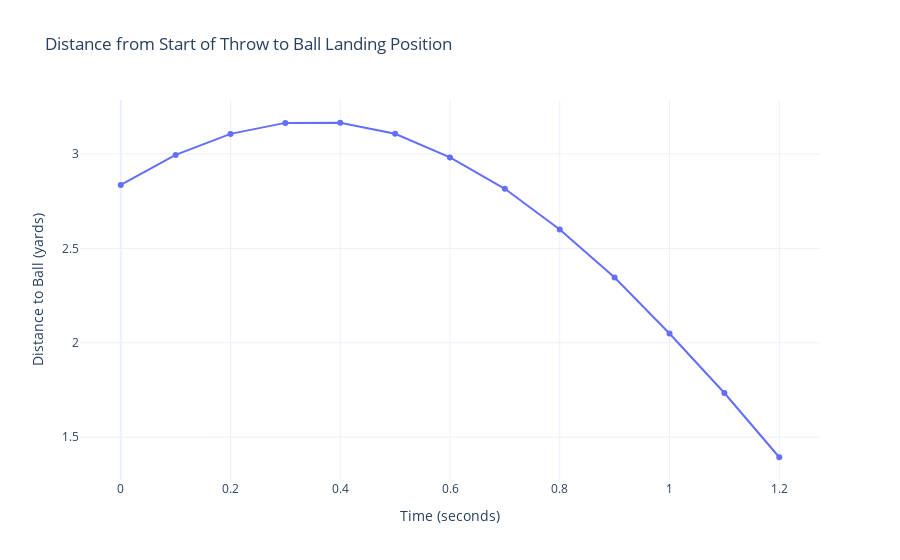
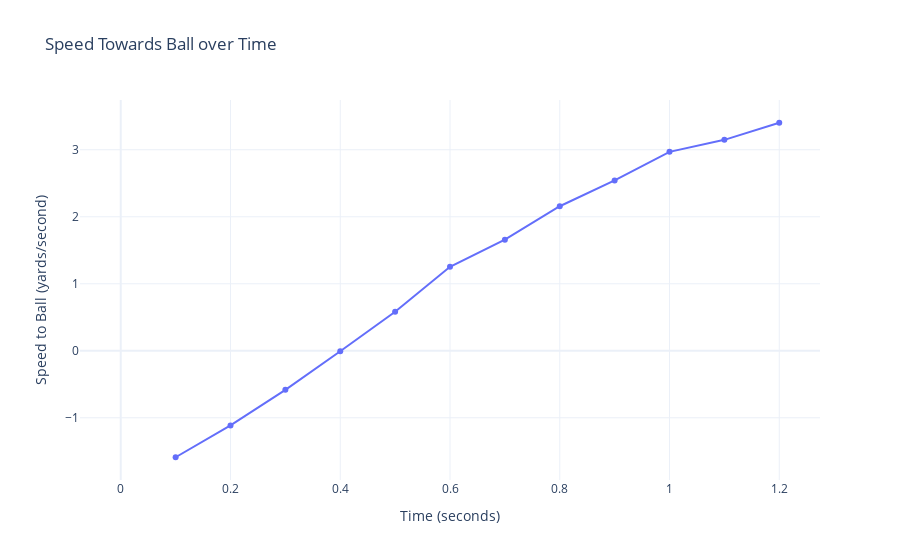
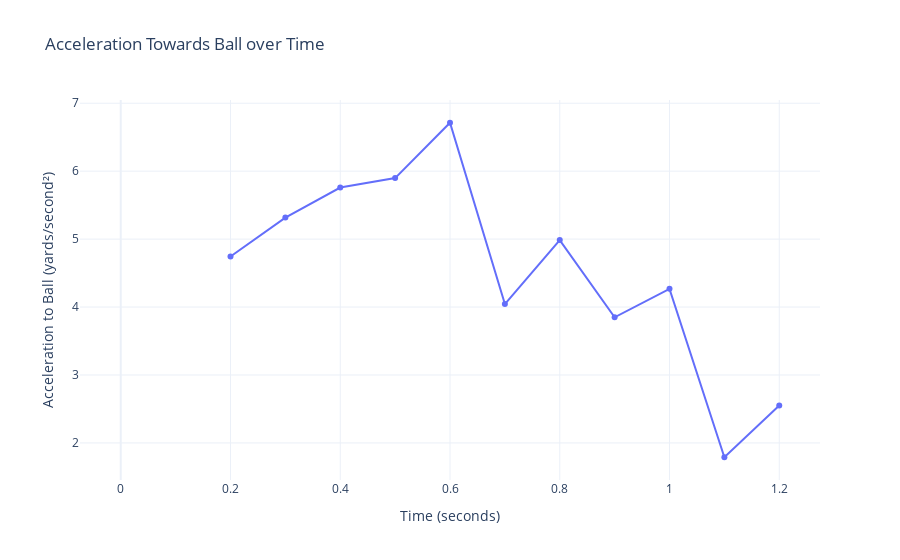

Notebook cell for these charts, in order:
### Code cell
# test it out 
adp = AccelDataPlot(
    game_id = 2023091007, 
    play_id = 2359, 
    player_id = 53503,  
    df_meta = df_meta 
)

### Figure 1 — Plotly figure (JSON) as saved in the notebook; plotly's stock layout.template omitted (floating-point values rounded to 4 significant figures)
{"data": [{"mode": "lines+markers", "name": "Distance to Ball Landing Position", "type": "scatter", "x": [0.0, 0.1, 0.2, 0.3, 0.4, 0.5, 0.6, 0.7, 0.8, 0.9, 1.0, 1.1, 1.2], "y": [2.836, 2.995, 3.106, 3.165, 3.165, 3.107, 2.982, 2.816, 2.6, 2.346, 2.049, 1.734, 1.394]}], "layout": {"title": {"text": "Distance from Start of Throw to Ball Landing Position"}, "xaxis": {"title": {"text": "Time (seconds)"}}, "yaxis": {"title": {"text": "Distance to Ball (yards)"}}}}

### Figure 2 — Plotly figure (JSON) as saved in the notebook; plotly's stock layout.template omitted (floating-point values rounded to 4 significant figures)
{"data": [{"mode": "lines+markers", "name": "Speed to Ball", "type": "scatter", "x": [0.0, 0.1, 0.2, 0.3, 0.4, 0.5, 0.6, 0.7, 0.8, 0.9, 1.0, 1.1, 1.2], "y": [NaN, -1.589, -1.115, -0.5829, -0.006951, 0.5829, 1.254, 1.659, 2.157, 2.542, 2.969, 3.148, 3.403]}], "layout": {"title": {"text": "Speed Towards Ball over Time"}, "xaxis": {"title": {"text": "Time (seconds)"}}, "yaxis": {"title": {"text": "Speed to Ball (yards/second)"}}}}

### Figure 3 — Plotly figure (JSON) as saved in the notebook; plotly's stock layout.template omitted (floating-point values rounded to 4 significant figures)
{"data": [{"mode": "lines+markers", "name": "Acceleration to Ball", "type": "scatter", "x": [0.0, 0.1, 0.2, 0.3, 0.4, 0.5, 0.6, 0.7, 0.8, 0.9, 1.0, 1.1, 1.2], "y": [NaN, NaN, 4.744, 5.317, 5.759, 5.898, 6.713, 4.044, 4.985, 3.849, 4.268, 1.789, 2.551]}], "layout": {"title": {"text": "Acceleration Towards Ball over Time"}, "xaxis": {"title": {"text": "Time (seconds)"}}, "yaxis": {"title": {"text": "Acceleration to Ball (yards/second²)"}}}}
